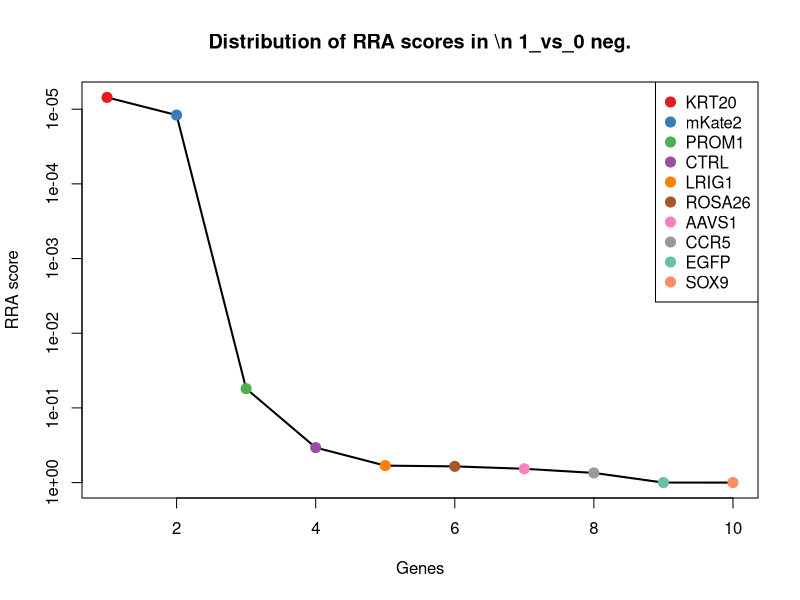
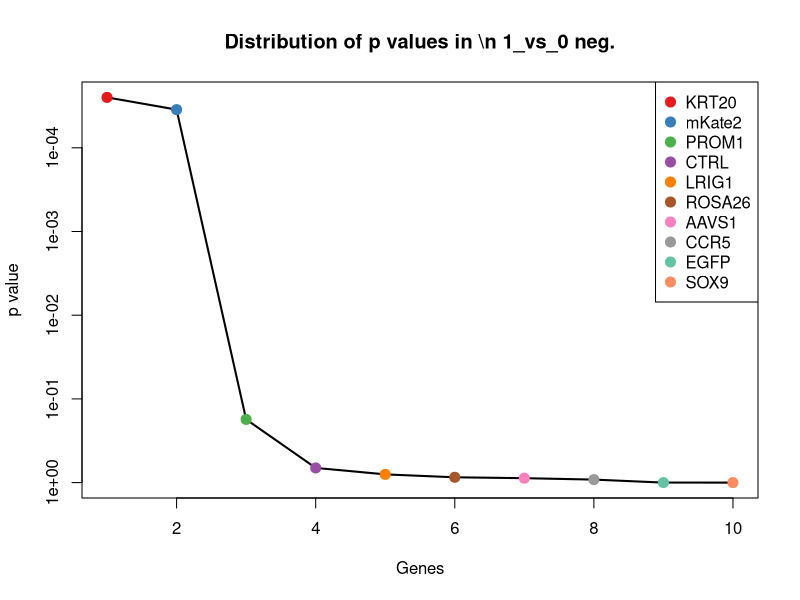
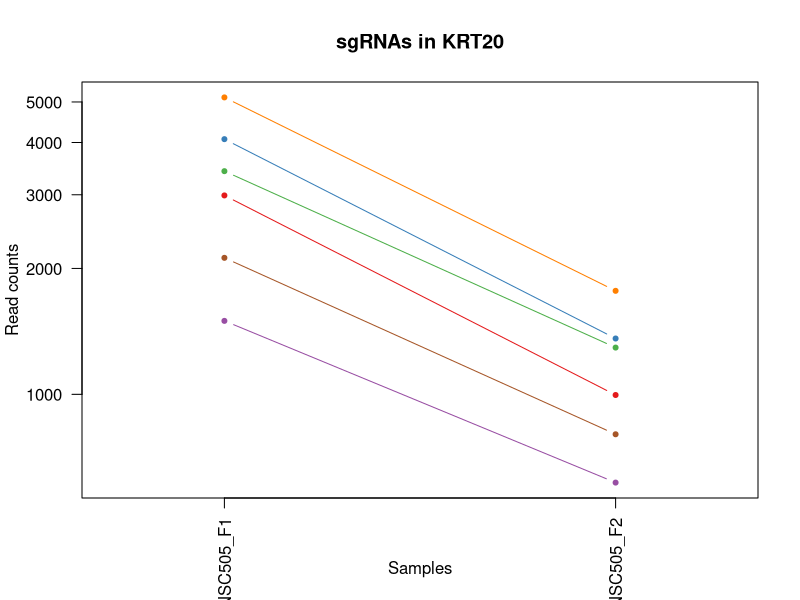
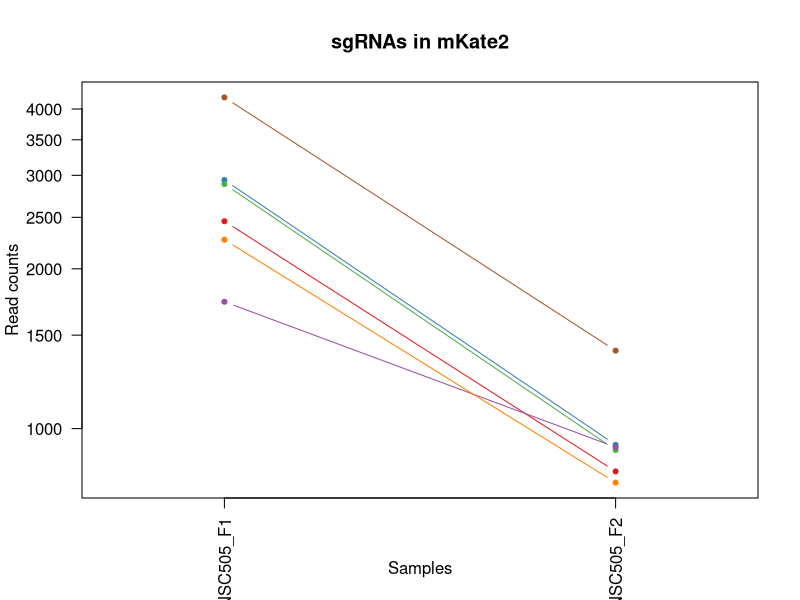
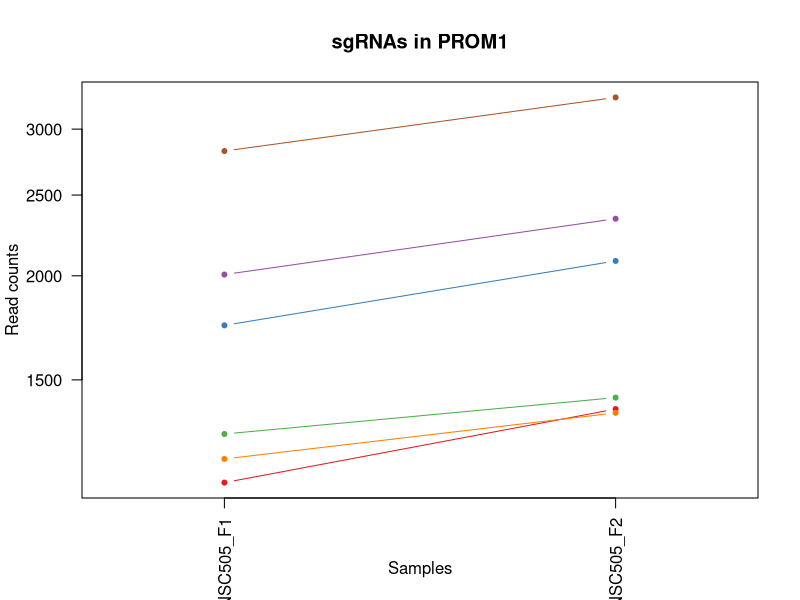
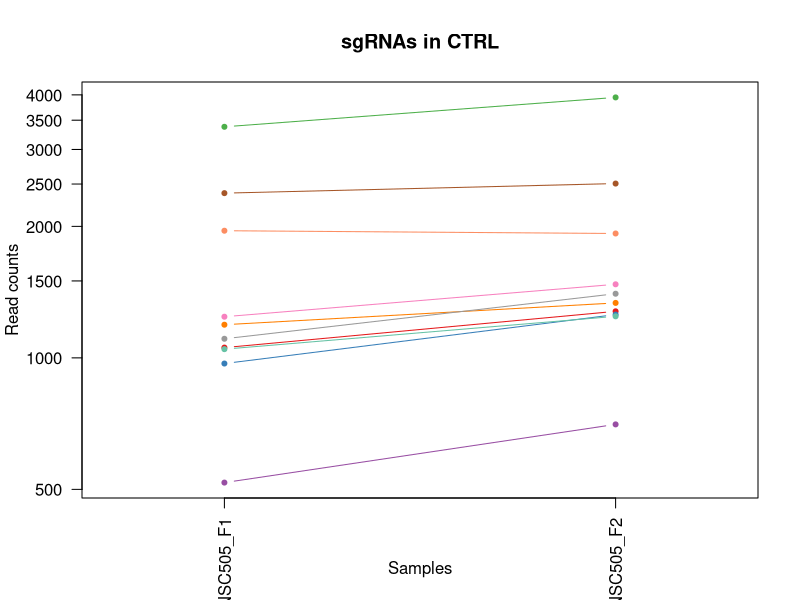
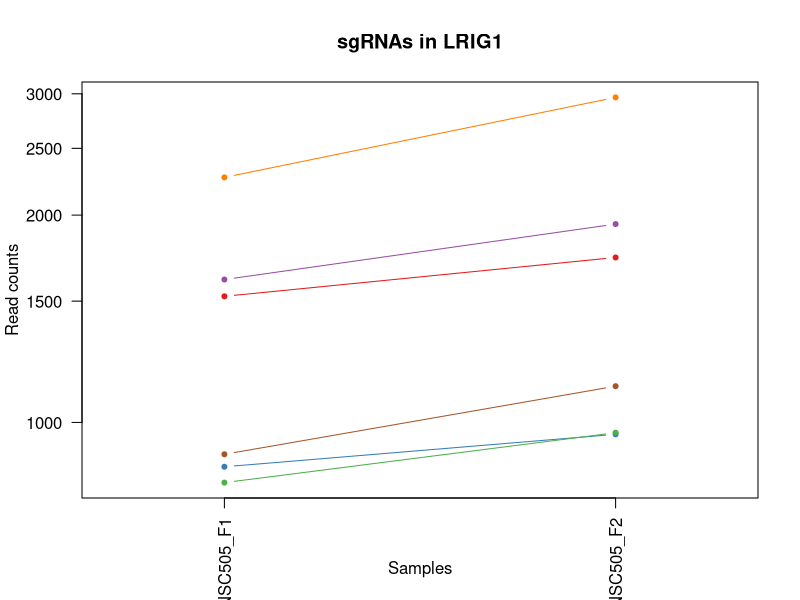
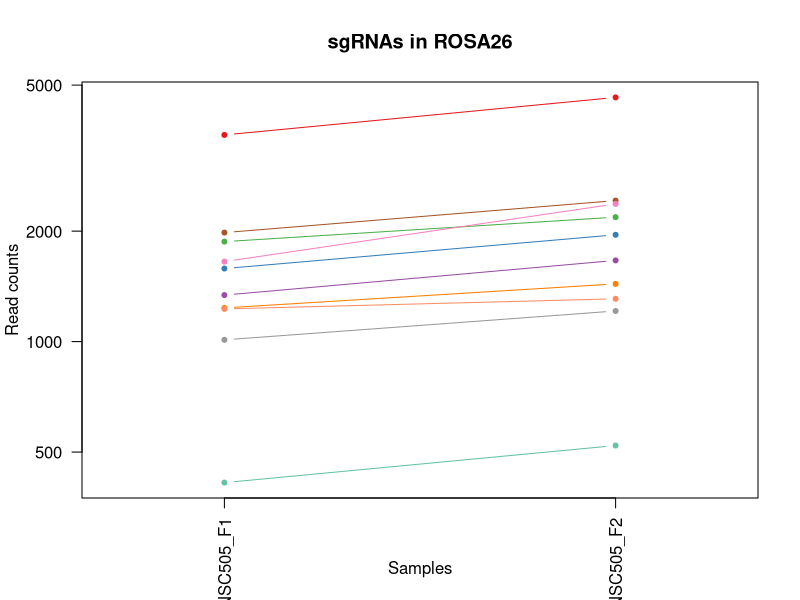

Recreate these plots in R, in order. (Note: this script raises an error after producing the figures.)
pdf(file='S5A_c0_t1.pdf',width=4.5,height=4.5);
gstable=read.table('S5A_c0_t1.gene_summary.txt',header=T)
# 
#
# parameters
# Do not modify the variables beginning with "__"

# gstablename='__GENE_SUMMARY_FILE__'
startindex=3
# outputfile='__OUTPUT_FILE__'
targetgenelist=c("KRT20","mKate2","PROM1","CTRL","LRIG1","ROSA26","AAVS1","CCR5","EGFP","SOX9")
# samplelabel=sub('.\\w+.\\w+$','',colnames(gstable)[startindex]);
samplelabel='1_vs_0 neg.'


# You need to write some codes in front of this code:
# gstable=read.table(gstablename,header=T)
# pdf(file=outputfile,width=6,height=6)


# set up color using RColorBrewer
#library(RColorBrewer)
#colors <- brewer.pal(length(targetgenelist), "Set1")

colors=c( "#E41A1C", "#377EB8", "#4DAF4A", "#984EA3", "#FF7F00",  "#A65628", "#F781BF",
          "#999999", "#66C2A5", "#FC8D62", "#8DA0CB", "#E78AC3", "#A6D854", "#FFD92F", "#E5C494", "#B3B3B3", 
          "#8DD3C7", "#FFFFB3", "#BEBADA", "#FB8072", "#80B1D3", "#FDB462", "#B3DE69", "#FCCDE5",
          "#D9D9D9", "#BC80BD", "#CCEBC5", "#FFED6F")

######
# function definition

plotrankedvalues<-function(val, tglist, ...){
  
  plot(val,log='y',ylim=c(max(val),min(val)),type='l',lwd=2, ...)
  if(length(tglist)>0){
    for(i in 1:length(tglist)){
      targetgene=tglist[i];
      tx=which(names(val)==targetgene);ty=val[targetgene];
      points(tx,ty,col=colors[(i %% length(colors)) ],cex=2,pch=20)
      # text(tx+50,ty,targetgene,col=colors[i])
    }
    legend('topright',tglist,pch=20,pt.cex = 2,cex=1,col=colors)
  }
}



plotrandvalues<-function(val,targetgenelist, ...){
  # choose the one with the best distance distribution
  
  mindiffvalue=0;
  randval=val;
  for(i in 1:20){
    randval0=sample(val)
    vindex=sort(which(names(randval0) %in% targetgenelist))
    if(max(vindex)>0.9*length(val)){
      # print('pass...')
      next;
    }
    mindiffind=min(diff(vindex));
    if (mindiffind > mindiffvalue){
      mindiffvalue=mindiffind;
      randval=randval0;
      # print(paste('Diff: ',mindiffvalue))
    }
  }
  plot(randval,log='y',ylim=c(max(randval),min(randval)),pch=20,col='grey', ...)
  
  if(length(targetgenelist)>0){
    for(i in 1:length(targetgenelist)){
      targetgene=targetgenelist[i];
      tx=which(names(randval)==targetgene);ty=randval[targetgene];
      points(tx,ty,col=colors[(i %% length(colors)) ],cex=2,pch=20)
      text(tx+50,ty,targetgene,col=colors[i])
    }
  }
  
}




# set.seed(1235)



pvec=gstable[,startindex]
names(pvec)=gstable[,'id']
pvec=sort(pvec);

plotrankedvalues(pvec,targetgenelist,xlab='Genes',ylab='RRA score',main=paste('Distribution of RRA scores in \\n',samplelabel))

# plotrandvalues(pvec,targetgenelist,xlab='Genes',ylab='RRA score',main=paste('Distribution of RRA scores in \\n',samplelabel))


pvec=gstable[,startindex+1]
names(pvec)=gstable[,'id']
pvec=sort(pvec);

plotrankedvalues(pvec,targetgenelist,xlab='Genes',ylab='p value',main=paste('Distribution of p values in \\n',samplelabel))

# plotrandvalues(pvec,targetgenelist,xlab='Genes',ylab='p value',main=paste('Distribution of p values in \\n',samplelabel))



# you need to write after this code:
# dev.off()






# parameters
# Do not modify the variables beginning with "__"
targetmat=list(c(2988.0117655164586,995.3053331364852),c(4073.5948171744926,1358.8351686525166),c(3415.284881128971,1292.550526279223),c(1497.389267157876,614.1686394900476),c(5126.310706093102,1766.8999982631046),c(2118.965315435806,801.6298937020182))
targetgene="KRT20"
collabel=c("S33_MNSC505_F1","S34_MNSC505_F2")

# set up color using RColorBrewer
#library(RColorBrewer)
#colors <- brewer.pal(length(targetgenelist), "Set1")

colors=c( "#E41A1C", "#377EB8", "#4DAF4A", "#984EA3", "#FF7F00",  "#A65628", "#F781BF",
          "#999999", "#66C2A5", "#FC8D62", "#8DA0CB", "#E78AC3", "#A6D854", "#FFD92F", "#E5C494", "#B3B3B3", 
          "#8DD3C7", "#FFFFB3", "#BEBADA", "#FB8072", "#80B1D3", "#FDB462", "#B3DE69", "#FCCDE5",
          "#D9D9D9", "#BC80BD", "#CCEBC5", "#FFED6F")


## code

targetmatvec=unlist(targetmat)+1
yrange=range(targetmatvec[targetmatvec>0]);
# yrange[1]=1; # set the minimum value to 1
for(i in 1:length(targetmat)){
  vali=targetmat[[i]]+1;
  if(i==1){
    plot(1:length(vali),vali,type='b',las=1,pch=20,main=paste('sgRNAs in',targetgene),ylab='Read counts',xlab='Samples',xlim=c(0.7,length(vali)+0.3),ylim = yrange,col=colors[(i %% length(colors))],xaxt='n',log='y')
    axis(1,at=1:length(vali),labels=(collabel),las=2)
    # lines(0:100,rep(1,101),col='black');
  }else{
    lines(1:length(vali),vali,type='b',pch=20,col=colors[(i %% length(colors))])
  }
}




# parameters
# Do not modify the variables beginning with "__"
targetmat=list(c(2457.3037554004654,829.5937272032514),c(2938.7110214073227,931.092085837357),c(2887.476914784103,910.3781350957029),c(1732.2928126190534,921.7708080036126),c(2267.8342290202563,790.2372207941083),c(4205.063468132189,1401.2987676729078))
targetgene="mKate2"
collabel=c("S33_MNSC505_F1","S34_MNSC505_F2")

# set up color using RColorBrewer
#library(RColorBrewer)
#colors <- brewer.pal(length(targetgenelist), "Set1")

colors=c( "#E41A1C", "#377EB8", "#4DAF4A", "#984EA3", "#FF7F00",  "#A65628", "#F781BF",
          "#999999", "#66C2A5", "#FC8D62", "#8DA0CB", "#E78AC3", "#A6D854", "#FFD92F", "#E5C494", "#B3B3B3", 
          "#8DD3C7", "#FFFFB3", "#BEBADA", "#FB8072", "#80B1D3", "#FDB462", "#B3DE69", "#FCCDE5",
          "#D9D9D9", "#BC80BD", "#CCEBC5", "#FFED6F")


## code

targetmatvec=unlist(targetmat)+1
yrange=range(targetmatvec[targetmatvec>0]);
# yrange[1]=1; # set the minimum value to 1
for(i in 1:length(targetmat)){
  vali=targetmat[[i]]+1;
  if(i==1){
    plot(1:length(vali),vali,type='b',las=1,pch=20,main=paste('sgRNAs in',targetgene),ylab='Read counts',xlab='Samples',xlim=c(0.7,length(vali)+0.3),ylim = yrange,col=colors[(i %% length(colors))],xaxt='n',log='y')
    axis(1,at=1:length(vali),labels=(collabel),las=2)
    # lines(0:100,rep(1,101),col='black');
  }else{
    lines(1:length(vali),vali,type='b',pch=20,col=colors[(i %% length(colors))])
  }
}




# parameters
# Do not modify the variables beginning with "__"
targetmat=list(c(1128.1170269678769,1382.6562120054189),c(1742.926306446514,2082.7877470733315),c(1290.519478150913,1427.1912060999755),c(2005.863608361906,2340.6764338069265),c(1204.4848462741854,1368.156446486261),c(2822.7092705622968,3273.839914718449))
targetgene="PROM1"
collabel=c("S33_MNSC505_F1","S34_MNSC505_F2")

# set up color using RColorBrewer
#library(RColorBrewer)
#colors <- brewer.pal(length(targetgenelist), "Set1")

colors=c( "#E41A1C", "#377EB8", "#4DAF4A", "#984EA3", "#FF7F00",  "#A65628", "#F781BF",
          "#999999", "#66C2A5", "#FC8D62", "#8DA0CB", "#E78AC3", "#A6D854", "#FFD92F", "#E5C494", "#B3B3B3", 
          "#8DD3C7", "#FFFFB3", "#BEBADA", "#FB8072", "#80B1D3", "#FDB462", "#B3DE69", "#FCCDE5",
          "#D9D9D9", "#BC80BD", "#CCEBC5", "#FFED6F")


## code

targetmatvec=unlist(targetmat)+1
yrange=range(targetmatvec[targetmatvec>0]);
# yrange[1]=1; # set the minimum value to 1
for(i in 1:length(targetmat)){
  vali=targetmat[[i]]+1;
  if(i==1){
    plot(1:length(vali),vali,type='b',las=1,pch=20,main=paste('sgRNAs in',targetgene),ylab='Read counts',xlab='Samples',xlim=c(0.7,length(vali)+0.3),ylim = yrange,col=colors[(i %% length(colors))],xaxt='n',log='y')
    axis(1,at=1:length(vali),labels=(collabel),las=2)
    # lines(0:100,rep(1,101),col='black');
  }else{
    lines(1:length(vali),vali,type='b',pch=20,col=colors[(i %% length(colors))])
  }
}




# parameters
# Do not modify the variables beginning with "__"
targetmat=list(c(1054.6492514326937,1277.0150632229825),c(969.581300813008,1255.2654149442455),c(3379.517674618421,3946.0076162851283),c(517.1744725174071,703.2386276791607),c(1189.9846274185572,1335.0141252996143),c(2381.9026173511984,2505.3523422030776),c(1241.218734041777,1472.761897731615),c(1104.9166767988715,1401.2987676729078),c(1045.9491201193168,1243.8727420363357),c(1953.6628204816445,1925.3617214367594))
targetgene="CTRL"
collabel=c("S33_MNSC505_F1","S34_MNSC505_F2")

# set up color using RColorBrewer
#library(RColorBrewer)
#colors <- brewer.pal(length(targetgenelist), "Set1")

colors=c( "#E41A1C", "#377EB8", "#4DAF4A", "#984EA3", "#FF7F00",  "#A65628", "#F781BF",
          "#999999", "#66C2A5", "#FC8D62", "#8DA0CB", "#E78AC3", "#A6D854", "#FFD92F", "#E5C494", "#B3B3B3", 
          "#8DD3C7", "#FFFFB3", "#BEBADA", "#FB8072", "#80B1D3", "#FDB462", "#B3DE69", "#FCCDE5",
          "#D9D9D9", "#BC80BD", "#CCEBC5", "#FFED6F")


## code

targetmatvec=unlist(targetmat)+1
yrange=range(targetmatvec[targetmatvec>0]);
# yrange[1]=1; # set the minimum value to 1
for(i in 1:length(targetmat)){
  vali=targetmat[[i]]+1;
  if(i==1){
    plot(1:length(vali),vali,type='b',las=1,pch=20,main=paste('sgRNAs in',targetgene),ylab='Read counts',xlab='Samples',xlim=c(0.7,length(vali)+0.3),ylim = yrange,col=colors[(i %% length(colors))],xaxt='n',log='y')
    axis(1,at=1:length(vali),labels=(collabel),las=2)
    # lines(0:100,rep(1,101),col='black');
  }else{
    lines(1:length(vali),vali,type='b',pch=20,col=colors[(i %% length(colors))])
  }
}




# parameters
# Do not modify the variables beginning with "__"
targetmat=list(c(1523.4896610980068,1734.7933746135407),c(861.3130000243173,960.0916168756729),c(816.8456622003906,965.2701045610866),c(1611.457655488818,1939.8614869559174),c(2267.8342290202563,2963.1306535936355),c(898.0468877919088,1127.874617883072))
targetgene="LRIG1"
collabel=c("S33_MNSC505_F1","S34_MNSC505_F2")

# set up color using RColorBrewer
#library(RColorBrewer)
#colors <- brewer.pal(length(targetgenelist), "Set1")

colors=c( "#E41A1C", "#377EB8", "#4DAF4A", "#984EA3", "#FF7F00",  "#A65628", "#F781BF",
          "#999999", "#66C2A5", "#FC8D62", "#8DA0CB", "#E78AC3", "#A6D854", "#FFD92F", "#E5C494", "#B3B3B3", 
          "#8DD3C7", "#FFFFB3", "#BEBADA", "#FB8072", "#80B1D3", "#FDB462", "#B3DE69", "#FCCDE5",
          "#D9D9D9", "#BC80BD", "#CCEBC5", "#FFED6F")


## code

targetmatvec=unlist(targetmat)+1
yrange=range(targetmatvec[targetmatvec>0]);
# yrange[1]=1; # set the minimum value to 1
for(i in 1:length(targetmat)){
  vali=targetmat[[i]]+1;
  if(i==1){
    plot(1:length(vali),vali,type='b',las=1,pch=20,main=paste('sgRNAs in',targetgene),ylab='Read counts',xlab='Samples',xlim=c(0.7,length(vali)+0.3),ylim = yrange,col=colors[(i %% length(colors))],xaxt='n',log='y')
    axis(1,at=1:length(vali),labels=(collabel),las=2)
    # lines(0:100,rep(1,101),col='black');
  }else{
    lines(1:length(vali),vali,type='b',pch=20,col=colors[(i %% length(colors))])
  }
}




# parameters
# Do not modify the variables beginning with "__"
targetmat=list(c(3656.9551953894415,4627.496595685552),c(1580.5238552634778,1953.3255549379926),c(1871.4949136330845,2182.214710633272),c(1337.8868597459652,1663.3302445548336),c(1234.451965242484,1435.4767863966372),c(1980.7298956788172,2421.460841699378),c(1651.0915870275353,2371.7473599194077),c(1010.1819136087672,1210.730420849689),c(411.8062154998419,519.9201636155209),c(1226.7185151861488,1307.050291798381))
targetgene="ROSA26"
collabel=c("S33_MNSC505_F1","S34_MNSC505_F2")

# set up color using RColorBrewer
#library(RColorBrewer)
#colors <- brewer.pal(length(targetgenelist), "Set1")

colors=c( "#E41A1C", "#377EB8", "#4DAF4A", "#984EA3", "#FF7F00",  "#A65628", "#F781BF",
          "#999999", "#66C2A5", "#FC8D62", "#8DA0CB", "#E78AC3", "#A6D854", "#FFD92F", "#E5C494", "#B3B3B3", 
          "#8DD3C7", "#FFFFB3", "#BEBADA", "#FB8072", "#80B1D3", "#FDB462", "#B3DE69", "#FCCDE5",
          "#D9D9D9", "#BC80BD", "#CCEBC5", "#FFED6F")


## code

targetmatvec=unlist(targetmat)+1
yrange=range(targetmatvec[targetmatvec>0]);
# yrange[1]=1; # set the minimum value to 1
for(i in 1:length(targetmat)){
  vali=targetmat[[i]]+1;
  if(i==1){
    plot(1:length(vali),vali,type='b',las=1,pch=20,main=paste('sgRNAs in',targetgene),ylab='Read counts',xlab='Samples',xlim=c(0.7,length(vali)+0.3),ylim = yrange,col=colors[(i %% length(colors))],xaxt='n',log='y')
    axis(1,at=1:length(vali),labels=(collabel),las=2)
    # lines(0:100,rep(1,101),col='black');
  }else{
    lines(1:length(vali),vali,type='b',pch=20,col=colors[(i %% length(colors))])
  }
}




# parameters
# Do not modify the variables beginning with "__"
targetmat=list(c(1557.3235050944727,1717.1865164831345),c(1297.2862469502063,1500.725731232848),c(1023.7154512073536,1296.693316427554),c(575.17534793992,795.415708479522),c(1058.5159764608613,1362.9779588008475),c(536.5080976582448,542.7055094313405),c(867.1130875665685,1065.7327656581094),c(1741.9596251894723,2077.609259387918),c(499.77420989065325,595.5260838225587),c(597.4090168518834,705.310022753326))
targetgene="AAVS1"
collabel=c("S33_MNSC505_F1","S34_MNSC505_F2")

# set up color using RColorBrewer
#library(RColorBrewer)
#colors <- brewer.pal(length(targetgenelist), "Set1")

colors=c( "#E41A1C", "#377EB8", "#4DAF4A", "#984EA3", "#FF7F00",  "#A65628", "#F781BF",
          "#999999", "#66C2A5", "#FC8D62", "#8DA0CB", "#E78AC3", "#A6D854", "#FFD92F", "#E5C494", "#B3B3B3", 
          "#8DD3C7", "#FFFFB3", "#BEBADA", "#FB8072", "#80B1D3", "#FDB462", "#B3DE69", "#FCCDE5",
          "#D9D9D9", "#BC80BD", "#CCEBC5", "#FFED6F")


## code

targetmatvec=unlist(targetmat)+1
yrange=range(targetmatvec[targetmatvec>0]);
# yrange[1]=1; # set the minimum value to 1
for(i in 1:length(targetmat)){
  vali=targetmat[[i]]+1;
  if(i==1){
    plot(1:length(vali),vali,type='b',las=1,pch=20,main=paste('sgRNAs in',targetgene),ylab='Read counts',xlab='Samples',xlim=c(0.7,length(vali)+0.3),ylim = yrange,col=colors[(i %% length(colors))],xaxt='n',log='y')
    axis(1,at=1:length(vali),labels=(collabel),las=2)
    # lines(0:100,rep(1,101),col='black');
  }else{
    lines(1:length(vali),vali,type='b',pch=20,col=colors[(i %% length(colors))])
  }
}




# parameters
# Do not modify the variables beginning with "__"
targetmat=list(c(855.512912482066,1117.517642512245),c(1465.4887856754938,1866.326961823045),c(814.9122996863069,954.9131291902594),c(641.8763546758099,855.4861656303192),c(1015.9820011510185,1123.7318277347413),c(1245.0854590699446,1439.6195765449681),c(1905.3287576295504,2372.7830574564905),c(1242.185415298819,1544.225027790322),c(796.5453558025112,827.522332129086),c(1149.3840146227983,1358.8351686525166))
targetgene="CCR5"
collabel=c("S33_MNSC505_F1","S34_MNSC505_F2")

# set up color using RColorBrewer
#library(RColorBrewer)
#colors <- brewer.pal(length(targetgenelist), "Set1")

colors=c( "#E41A1C", "#377EB8", "#4DAF4A", "#984EA3", "#FF7F00",  "#A65628", "#F781BF",
          "#999999", "#66C2A5", "#FC8D62", "#8DA0CB", "#E78AC3", "#A6D854", "#FFD92F", "#E5C494", "#B3B3B3", 
          "#8DD3C7", "#FFFFB3", "#BEBADA", "#FB8072", "#80B1D3", "#FDB462", "#B3DE69", "#FCCDE5",
          "#D9D9D9", "#BC80BD", "#CCEBC5", "#FFED6F")


## code

targetmatvec=unlist(targetmat)+1
yrange=range(targetmatvec[targetmatvec>0]);
# yrange[1]=1; # set the minimum value to 1
for(i in 1:length(targetmat)){
  vali=targetmat[[i]]+1;
  if(i==1){
    plot(1:length(vali),vali,type='b',las=1,pch=20,main=paste('sgRNAs in',targetgene),ylab='Read counts',xlab='Samples',xlim=c(0.7,length(vali)+0.3),ylim = yrange,col=colors[(i %% length(colors))],xaxt='n',log='y')
    axis(1,at=1:length(vali),labels=(collabel),las=2)
    # lines(0:100,rep(1,101),col='black');
  }else{
    lines(1:length(vali),vali,type='b',pch=20,col=colors[(i %% length(colors))])
  }
}




# parameters
# Do not modify the variables beginning with "__"
targetmat=list(c(1308.8864220347089,1729.6148869281271),c(1505.122717214211,2161.5007598916177),c(827.4791560278513,1261.4796001667419),c(906.7470191052857,1234.5514642025914),c(1320.4865971192114,1815.577782505992),c(1669.458530911331,2258.8563283773924))
targetgene="EGFP"
collabel=c("S33_MNSC505_F1","S34_MNSC505_F2")

# set up color using RColorBrewer
#library(RColorBrewer)
#colors <- brewer.pal(length(targetgenelist), "Set1")

colors=c( "#E41A1C", "#377EB8", "#4DAF4A", "#984EA3", "#FF7F00",  "#A65628", "#F781BF",
          "#999999", "#66C2A5", "#FC8D62", "#8DA0CB", "#E78AC3", "#A6D854", "#FFD92F", "#E5C494", "#B3B3B3", 
          "#8DD3C7", "#FFFFB3", "#BEBADA", "#FB8072", "#80B1D3", "#FDB462", "#B3DE69", "#FCCDE5",
          "#D9D9D9", "#BC80BD", "#CCEBC5", "#FFED6F")


## code

targetmatvec=unlist(targetmat)+1
yrange=range(targetmatvec[targetmatvec>0]);
# yrange[1]=1; # set the minimum value to 1
for(i in 1:length(targetmat)){
  vali=targetmat[[i]]+1;
  if(i==1){
    plot(1:length(vali),vali,type='b',las=1,pch=20,main=paste('sgRNAs in',targetgene),ylab='Read counts',xlab='Samples',xlim=c(0.7,length(vali)+0.3),ylim = yrange,col=colors[(i %% length(colors))],xaxt='n',log='y')
    axis(1,at=1:length(vali),labels=(collabel),las=2)
    # lines(0:100,rep(1,101),col='black');
  }else{
    lines(1:length(vali),vali,type='b',pch=20,col=colors[(i %% length(colors))])
  }
}




# parameters
# Do not modify the variables beginning with "__"
targetmat=list(c(997.6150572672227,2265.0705135998887),c(785.9118619750504,2048.609728349602),c(719.2108552391605,1265.6223903150726),c(597.4090168518834,1316.3715696321256),c(1113.6168081122487,2345.85492149234),c(1937.2292391119324,3496.5148851912318))
targetgene="SOX9"
collabel=c("S33_MNSC505_F1","S34_MNSC505_F2")

# set up color using RColorBrewer
#library(RColorBrewer)
#colors <- brewer.pal(length(targetgenelist), "Set1")

colors=c( "#E41A1C", "#377EB8", "#4DAF4A", "#984EA3", "#FF7F00",  "#A65628", "#F781BF",
          "#999999", "#66C2A5", "#FC8D62", "#8DA0CB", "#E78AC3", "#A6D854", "#FFD92F", "#E5C494", "#B3B3B3", 
          "#8DD3C7", "#FFFFB3", "#BEBADA", "#FB8072", "#80B1D3", "#FDB462", "#B3DE69", "#FCCDE5",
          "#D9D9D9", "#BC80BD", "#CCEBC5", "#FFED6F")


## code

targetmatvec=unlist(targetmat)+1
yrange=range(targetmatvec[targetmatvec>0]);
# yrange[1]=1; # set the minimum value to 1
for(i in 1:length(targetmat)){
  vali=targetmat[[i]]+1;
  if(i==1){
    plot(1:length(vali),vali,type='b',las=1,pch=20,main=paste('sgRNAs in',targetgene),ylab='Read counts',xlab='Samples',xlim=c(0.7,length(vali)+0.3),ylim = yrange,col=colors[(i %% length(colors))],xaxt='n',log='y')
    axis(1,at=1:length(vali),labels=(collabel),las=2)
    # lines(0:100,rep(1,101),col='black');
  }else{
    lines(1:length(vali),vali,type='b',pch=20,col=colors[(i %% length(colors))])
  }
}



# 
#
# parameters
# Do not modify the variables beginning with "__"

# gstablename='__GENE_SUMMARY_FILE__'
startindex=9
# outputfile='__OUTPUT_FILE__'
targetgenelist=c("SOX9","EGFP","AAVS1","CTRL","CCR5","ROSA26","LRIG1","PROM1","mKate2","KRT20")
# samplelabel=sub('.\\w+.\\w+$','',colnames(gstable)[startindex]);
samplelabel='1_vs_0 pos.'


# You need to write some codes in front of this code:
# gstable=read.table(gstablename,header=T)
# pdf(file=outputfile,width=6,height=6)


# set up color using RColorBrewer
#library(RColorBrewer)
#colors <- brewer.pal(length(targetgenelist), "Set1")

colors=c( "#E41A1C", "#377EB8", "#4DAF4A", "#984EA3", "#FF7F00",  "#A65628", "#F781BF",
          "#999999", "#66C2A5", "#FC8D62", "#8DA0CB", "#E78AC3", "#A6D854", "#FFD92F", "#E5C494", "#B3B3B3", 
          "#8DD3C7", "#FFFFB3", "#BEBADA", "#FB8072", "#80B1D3", "#FDB462", "#B3DE69", "#FCCDE5",
          "#D9D9D9", "#BC80BD", "#CCEBC5", "#FFED6F")

######
# function definition

plotrankedvalues<-function(val, tglist, ...){
  
  plot(val,log='y',ylim=c(max(val),min(val)),type='l',lwd=2, ...)
  if(length(tglist)>0){
    for(i in 1:length(tglist)){
      targetgene=tglist[i];
      tx=which(names(val)==targetgene);ty=val[targetgene];
      points(tx,ty,col=colors[(i %% length(colors)) ],cex=2,pch=20)
      # text(tx+50,ty,targetgene,col=colors[i])
    }
    legend('topright',tglist,pch=20,pt.cex = 2,cex=1,col=colors)
  }
}



plotrandvalues<-function(val,targetgenelist, ...){
  # choose the one with the best distance distribution
  
  mindiffvalue=0;
  randval=val;
  for(i in 1:20){
    randval0=sample(val)
    vindex=sort(which(names(randval0) %in% targetgenelist))
    if(max(vindex)>0.9*length(val)){
      # print('pass...')
      next;
    }
    mindiffind=min(diff(vindex));
    if (mindiffind > mindiffvalue){
      mindiffvalue=mindiffind;
      randval=randval0;
      # print(paste('Diff: ',mindiffvalue))
    }
  }
  plot(randval,log='y',ylim=c(max(randval),min(randval)),pch=20,col='grey', ...)
  
  if(length(targetgenelist)>0){
    for(i in 1:length(targetgenelist)){
      targetgene=targetgenelist[i];
      tx=which(names(randval)==targetgene);ty=randval[targetgene];
      points(tx,ty,col=colors[(i %% length(colors)) ],cex=2,pch=20)
      text(tx+50,ty,targetgene,col=colors[i])
    }
  }
  
}




# set.seed(1235)



pvec=gstable[,startindex]
names(pvec)=gstable[,'id']
pvec=sort(pvec);

plotrankedvalues(pvec,targetgenelist,xlab='Genes',ylab='RRA score',main=paste('Distribution of RRA scores in \\n',samplelabel))

# plotrandvalues(pvec,targetgenelist,xlab='Genes',ylab='RRA score',main=paste('Distribution of RRA scores in \\n',samplelabel))


pvec=gstable[,startindex+1]
names(pvec)=gstable[,'id']
pvec=sort(pvec);

plotrankedvalues(pvec,targetgenelist,xlab='Genes',ylab='p value',main=paste('Distribution of p values in \\n',samplelabel))

# plotrandvalues(pvec,targetgenelist,xlab='Genes',ylab='p value',main=paste('Distribution of p values in \\n',samplelabel))



# you need to write after this code:
# dev.off()






# parameters
# Do not modify the variables beginning with "__"
targetmat=list(c(997.6150572672227,2265.0705135998887),c(785.9118619750504,2048.609728349602),c(719.2108552391605,1265.6223903150726),c(597.4090168518834,1316.3715696321256),c(1113.6168081122487,2345.85492149234),c(1937.2292391119324,3496.5148851912318))
targetgene="SOX9"
collabel=c("S33_MNSC505_F1","S34_MNSC505_F2")

# set up color using RColorBrewer
#library(RColorBrewer)
#colors <- brewer.pal(length(targetgenelist), "Set1")

colors=c( "#E41A1C", "#377EB8", "#4DAF4A", "#984EA3", "#FF7F00",  "#A65628", "#F781BF",
          "#999999", "#66C2A5", "#FC8D62", "#8DA0CB", "#E78AC3", "#A6D854", "#FFD92F", "#E5C494", "#B3B3B3", 
          "#8DD3C7", "#FFFFB3", "#BEBADA", "#FB8072", "#80B1D3", "#FDB462", "#B3DE69", "#FCCDE5",
          "#D9D9D9", "#BC80BD", "#CCEBC5", "#FFED6F")


## code

targetmatvec=unlist(targetmat)+1
yrange=range(targetmatvec[targetmatvec>0]);
# yrange[1]=1; # set the minimum value to 1
for(i in 1:length(targetmat)){
  vali=targetmat[[i]]+1;
  if(i==1){
    plot(1:length(vali),vali,type='b',las=1,pch=20,main=paste('sgRNAs in',targetgene),ylab='Read counts',xlab='Samples',xlim=c(0.7,length(vali)+0.3),ylim = yrange,col=colors[(i %% length(colors))],xaxt='n',log='y')
    axis(1,at=1:length(vali),labels=(collabel),las=2)
    # lines(0:100,rep(1,101),col='black');
  }else{
    lines(1:length(vali),vali,type='b',pch=20,col=colors[(i %% length(colors))])
  }
}




# parameters
# Do not modify the variables beginning with "__"
targetmat=list(c(1308.8864220347089,1729.6148869281271),c(1505.122717214211,2161.5007598916177),c(827.4791560278513,1261.4796001667419),c(906.7470191052857,1234.5514642025914),c(1320.4865971192114,1815.577782505992),c(1669.458530911331,2258.8563283773924))
targetgene="EGFP"
collabel=c("S33_MNSC505_F1","S34_MNSC505_F2")

# set up color using RColorBrewer
#library(RColorBrewer)
#colors <- brewer.pal(length(targetgenelist), "Set1")

colors=c( "#E41A1C", "#377EB8", "#4DAF4A", "#984EA3", "#FF7F00",  "#A65628", "#F781BF",
          "#999999", "#66C2A5", "#FC8D62", "#8DA0CB", "#E78AC3", "#A6D854", "#FFD92F", "#E5C494", "#B3B3B3", 
          "#8DD3C7", "#FFFFB3", "#BEBADA", "#FB8072", "#80B1D3", "#FDB462", "#B3DE69", "#FCCDE5",
          "#D9D9D9", "#BC80BD", "#CCEBC5", "#FFED6F")


## code

targetmatvec=unlist(targetmat)+1
yrange=range(targetmatvec[targetmatvec>0]);
# yrange[1]=1; # set the minimum value to 1
for(i in 1:length(targetmat)){
  vali=targetmat[[i]]+1;
  if(i==1){
    plot(1:length(vali),vali,type='b',las=1,pch=20,main=paste('sgRNAs in',targetgene),ylab='Read counts',xlab='Samples',xlim=c(0.7,length(vali)+0.3),ylim = yrange,col=colors[(i %% length(colors))],xaxt='n',log='y')
    axis(1,at=1:length(vali),labels=(collabel),las=2)
    # lines(0:100,rep(1,101),col='black');
  }else{
    lines(1:length(vali),vali,type='b',pch=20,col=colors[(i %% length(colors))])
  }
}




# parameters
# Do not modify the variables beginning with "__"
targetmat=list(c(1557.3235050944727,1717.1865164831345),c(1297.2862469502063,1500.725731232848),c(1023.7154512073536,1296.693316427554),c(575.17534793992,795.415708479522),c(1058.5159764608613,1362.9779588008475),c(536.5080976582448,542.7055094313405),c(867.1130875665685,1065.7327656581094),c(1741.9596251894723,2077.609259387918),c(499.77420989065325,595.5260838225587),c(597.4090168518834,705.310022753326))
targetgene="AAVS1"
collabel=c("S33_MNSC505_F1","S34_MNSC505_F2")

# set up color using RColorBrewer
#library(RColorBrewer)
#colors <- brewer.pal(length(targetgenelist), "Set1")

colors=c( "#E41A1C", "#377EB8", "#4DAF4A", "#984EA3", "#FF7F00",  "#A65628", "#F781BF",
          "#999999", "#66C2A5", "#FC8D62", "#8DA0CB", "#E78AC3", "#A6D854", "#FFD92F", "#E5C494", "#B3B3B3", 
          "#8DD3C7", "#FFFFB3", "#BEBADA", "#FB8072", "#80B1D3", "#FDB462", "#B3DE69", "#FCCDE5",
          "#D9D9D9", "#BC80BD", "#CCEBC5", "#FFED6F")


## code

targetmatvec=unlist(targetmat)+1
yrange=range(targetmatvec[targetmatvec>0]);
# yrange[1]=1; # set the minimum value to 1
for(i in 1:length(targetmat)){
  vali=targetmat[[i]]+1;
  if(i==1){
    plot(1:length(vali),vali,type='b',las=1,pch=20,main=paste('sgRNAs in',targetgene),ylab='Read counts',xlab='Samples',xlim=c(0.7,length(vali)+0.3),ylim = yrange,col=colors[(i %% length(colors))],xaxt='n',log='y')
    axis(1,at=1:length(vali),labels=(collabel),las=2)
    # lines(0:100,rep(1,101),col='black');
  }else{
    lines(1:length(vali),vali,type='b',pch=20,col=colors[(i %% length(colors))])
  }
}




# parameters
# Do not modify the variables beginning with "__"
targetmat=list(c(1054.6492514326937,1277.0150632229825),c(969.581300813008,1255.2654149442455),c(3379.517674618421,3946.0076162851283),c(517.1744725174071,703.2386276791607),c(1189.9846274185572,1335.0141252996143),c(2381.9026173511984,2505.3523422030776),c(1241.218734041777,1472.761897731615),c(1104.9166767988715,1401.2987676729078),c(1045.9491201193168,1243.8727420363357),c(1953.6628204816445,1925.3617214367594))
targetgene="CTRL"
collabel=c("S33_MNSC505_F1","S34_MNSC505_F2")

# set up color using RColorBrewer
#library(RColorBrewer)
#colors <- brewer.pal(length(targetgenelist), "Set1")

colors=c( "#E41A1C", "#377EB8", "#4DAF4A", "#984EA3", "#FF7F00",  "#A65628", "#F781BF",
          "#999999", "#66C2A5", "#FC8D62", "#8DA0CB", "#E78AC3", "#A6D854", "#FFD92F", "#E5C494", "#B3B3B3", 
          "#8DD3C7", "#FFFFB3", "#BEBADA", "#FB8072", "#80B1D3", "#FDB462", "#B3DE69", "#FCCDE5",
          "#D9D9D9", "#BC80BD", "#CCEBC5", "#FFED6F")


## code

targetmatvec=unlist(targetmat)+1
yrange=range(targetmatvec[targetmatvec>0]);
# yrange[1]=1; # set the minimum value to 1
for(i in 1:length(targetmat)){
  vali=targetmat[[i]]+1;
  if(i==1){
    plot(1:length(vali),vali,type='b',las=1,pch=20,main=paste('sgRNAs in',targetgene),ylab='Read counts',xlab='Samples',xlim=c(0.7,length(vali)+0.3),ylim = yrange,col=colors[(i %% length(colors))],xaxt='n',log='y')
    axis(1,at=1:length(vali),labels=(collabel),las=2)
    # lines(0:100,rep(1,101),col='black');
  }else{
    lines(1:length(vali),vali,type='b',pch=20,col=colors[(i %% length(colors))])
  }
}




# parameters
# Do not modify the variables beginning with "__"
targetmat=list(c(855.512912482066,1117.517642512245),c(1465.4887856754938,1866.326961823045),c(814.9122996863069,954.9131291902594),c(641.8763546758099,855.4861656303192),c(1015.9820011510185,1123.7318277347413),c(1245.0854590699446,1439.6195765449681),c(1905.3287576295504,2372.7830574564905),c(1242.185415298819,1544.225027790322),c(796.5453558025112,827.522332129086),c(1149.3840146227983,1358.8351686525166))
targetgene="CCR5"
collabel=c("S33_MNSC505_F1","S34_MNSC505_F2")

# set up color using RColorBrewer
#library(RColorBrewer)
#colors <- brewer.pal(length(targetgenelist), "Set1")

colors=c( "#E41A1C", "#377EB8", "#4DAF4A", "#984EA3", "#FF7F00",  "#A65628", "#F781BF",
          "#999999", "#66C2A5", "#FC8D62", "#8DA0CB", "#E78AC3", "#A6D854", "#FFD92F", "#E5C494", "#B3B3B3", 
          "#8DD3C7", "#FFFFB3", "#BEBADA", "#FB8072", "#80B1D3", "#FDB462", "#B3DE69", "#FCCDE5",
          "#D9D9D9", "#BC80BD", "#CCEBC5", "#FFED6F")


## code

targetmatvec=unlist(targetmat)+1
yrange=range(targetmatvec[targetmatvec>0]);
# yrange[1]=1; # set the minimum value to 1
for(i in 1:length(targetmat)){
  vali=targetmat[[i]]+1;
  if(i==1){
    plot(1:length(vali),vali,type='b',las=1,pch=20,main=paste('sgRNAs in',targetgene),ylab='Read counts',xlab='Samples',xlim=c(0.7,length(vali)+0.3),ylim = yrange,col=colors[(i %% length(colors))],xaxt='n',log='y')
    axis(1,at=1:length(vali),labels=(collabel),las=2)
    # lines(0:100,rep(1,101),col='black');
  }else{
    lines(1:length(vali),vali,type='b',pch=20,col=colors[(i %% length(colors))])
  }
}




# parameters
# Do not modify the variables beginning with "__"
targetmat=list(c(3656.9551953894415,4627.496595685552),c(1580.5238552634778,1953.3255549379926),c(1871.4949136330845,2182.214710633272),c(1337.8868597459652,1663.3302445548336),c(1234.451965242484,1435.4767863966372),c(1980.7298956788172,2421.460841699378),c(1651.0915870275353,2371.7473599194077),c(1010.1819136087672,1210.730420849689),c(411.8062154998419,519.9201636155209),c(1226.7185151861488,1307.050291798381))
targetgene="ROSA26"
collabel=c("S33_MNSC505_F1","S34_MNSC505_F2")

# set up color using RColorBrewer
#library(RColorBrewer)
#colors <- brewer.pal(length(targetgenelist), "Set1")

colors=c( "#E41A1C", "#377EB8", "#4DAF4A", "#984EA3", "#FF7F00",  "#A65628", "#F781BF",
          "#999999", "#66C2A5", "#FC8D62", "#8DA0CB", "#E78AC3", "#A6D854", "#FFD92F", "#E5C494", "#B3B3B3", 
          "#8DD3C7", "#FFFFB3", "#BEBADA", "#FB8072", "#80B1D3", "#FDB462", "#B3DE69", "#FCCDE5",
          "#D9D9D9", "#BC80BD", "#CCEBC5", "#FFED6F")


## code

targetmatvec=unlist(targetmat)+1
yrange=range(targetmatvec[targetmatvec>0]);
# yrange[1]=1; # set the minimum value to 1
for(i in 1:length(targetmat)){
  vali=targetmat[[i]]+1;
  if(i==1){
    plot(1:length(vali),vali,type='b',las=1,pch=20,main=paste('sgRNAs in',targetgene),ylab='Read counts',xlab='Samples',xlim=c(0.7,length(vali)+0.3),ylim = yrange,col=colors[(i %% length(colors))],xaxt='n',log='y')
    axis(1,at=1:length(vali),labels=(collabel),las=2)
    # lines(0:100,rep(1,101),col='black');
  }else{
    lines(1:length(vali),vali,type='b',pch=20,col=colors[(i %% length(colors))])
  }
}




# parameters
# Do not modify the variables beginning with "__"
targetmat=list(c(1523.4896610980068,1734.7933746135407),c(861.3130000243173,960.0916168756729),c(816.8456622003906,965.2701045610866),c(1611.457655488818,1939.8614869559174),c(2267.8342290202563,2963.1306535936355),c(898.0468877919088,1127.874617883072))
targetgene="LRIG1"
collabel=c("S33_MNSC505_F1","S34_MNSC505_F2")

# set up color using RColorBrewer
#library(RColorBrewer)
#colors <- brewer.pal(length(targetgenelist), "Set1")

colors=c( "#E41A1C", "#377EB8", "#4DAF4A", "#984EA3", "#FF7F00",  "#A65628", "#F781BF",
          "#999999", "#66C2A5", "#FC8D62", "#8DA0CB", "#E78AC3", "#A6D854", "#FFD92F", "#E5C494", "#B3B3B3", 
          "#8DD3C7", "#FFFFB3", "#BEBADA", "#FB8072", "#80B1D3", "#FDB462", "#B3DE69", "#FCCDE5",
          "#D9D9D9", "#BC80BD", "#CCEBC5", "#FFED6F")


## code

targetmatvec=unlist(targetmat)+1
yrange=range(targetmatvec[targetmatvec>0]);
# yrange[1]=1; # set the minimum value to 1
for(i in 1:length(targetmat)){
  vali=targetmat[[i]]+1;
  if(i==1){
    plot(1:length(vali),vali,type='b',las=1,pch=20,main=paste('sgRNAs in',targetgene),ylab='Read counts',xlab='Samples',xlim=c(0.7,length(vali)+0.3),ylim = yrange,col=colors[(i %% length(colors))],xaxt='n',log='y')
    axis(1,at=1:length(vali),labels=(collabel),las=2)
    # lines(0:100,rep(1,101),col='black');
  }else{
    lines(1:length(vali),vali,type='b',pch=20,col=colors[(i %% length(colors))])
  }
}




# parameters
# Do not modify the variables beginning with "__"
targetmat=list(c(1128.1170269678769,1382.6562120054189),c(1742.926306446514,2082.7877470733315),c(1290.519478150913,1427.1912060999755),c(2005.863608361906,2340.6764338069265),c(1204.4848462741854,1368.156446486261),c(2822.7092705622968,3273.839914718449))
targetgene="PROM1"
collabel=c("S33_MNSC505_F1","S34_MNSC505_F2")

# set up color using RColorBrewer
#library(RColorBrewer)
#colors <- brewer.pal(length(targetgenelist), "Set1")

colors=c( "#E41A1C", "#377EB8", "#4DAF4A", "#984EA3", "#FF7F00",  "#A65628", "#F781BF",
          "#999999", "#66C2A5", "#FC8D62", "#8DA0CB", "#E78AC3", "#A6D854", "#FFD92F", "#E5C494", "#B3B3B3", 
          "#8DD3C7", "#FFFFB3", "#BEBADA", "#FB8072", "#80B1D3", "#FDB462", "#B3DE69", "#FCCDE5",
          "#D9D9D9", "#BC80BD", "#CCEBC5", "#FFED6F")


## code

targetmatvec=unlist(targetmat)+1
yrange=range(targetmatvec[targetmatvec>0]);
# yrange[1]=1; # set the minimum value to 1
for(i in 1:length(targetmat)){
  vali=targetmat[[i]]+1;
  if(i==1){
    plot(1:length(vali),vali,type='b',las=1,pch=20,main=paste('sgRNAs in',targetgene),ylab='Read counts',xlab='Samples',xlim=c(0.7,length(vali)+0.3),ylim = yrange,col=colors[(i %% length(colors))],xaxt='n',log='y')
    axis(1,at=1:length(vali),labels=(collabel),las=2)
    # lines(0:100,rep(1,101),col='black');
  }else{
    lines(1:length(vali),vali,type='b',pch=20,col=colors[(i %% length(colors))])
  }
}




# parameters
# Do not modify the variables beginning with "__"
targetmat=list(c(2457.3037554004654,829.5937272032514),c(2938.7110214073227,931.092085837357),c(2887.476914784103,910.3781350957029),c(1732.2928126190534,921.7708080036126),c(2267.8342290202563,790.2372207941083),c(4205.063468132189,1401.2987676729078))
targetgene="mKate2"
collabel=c("S33_MNSC505_F1","S34_MNSC505_F2")

# set up color using RColorBrewer
#library(RColorBrewer)
#colors <- brewer.pal(length(targetgenelist), "Set1")

colors=c( "#E41A1C", "#377EB8", "#4DAF4A", "#984EA3", "#FF7F00",  "#A65628", "#F781BF",
          "#999999", "#66C2A5", "#FC8D62", "#8DA0CB", "#E78AC3", "#A6D854", "#FFD92F", "#E5C494", "#B3B3B3", 
          "#8DD3C7", "#FFFFB3", "#BEBADA", "#FB8072", "#80B1D3", "#FDB462", "#B3DE69", "#FCCDE5",
          "#D9D9D9", "#BC80BD", "#CCEBC5", "#FFED6F")


## code

targetmatvec=unlist(targetmat)+1
yrange=range(targetmatvec[targetmatvec>0]);
# yrange[1]=1; # set the minimum value to 1
for(i in 1:length(targetmat)){
  vali=targetmat[[i]]+1;
  if(i==1){
    plot(1:length(vali),vali,type='b',las=1,pch=20,main=paste('sgRNAs in',targetgene),ylab='Read counts',xlab='Samples',xlim=c(0.7,length(vali)+0.3),ylim = yrange,col=colors[(i %% length(colors))],xaxt='n',log='y')
    axis(1,at=1:length(vali),labels=(collabel),las=2)
    # lines(0:100,rep(1,101),col='black');
  }else{
    lines(1:length(vali),vali,type='b',pch=20,col=colors[(i %% length(colors))])
  }
}




# parameters
# Do not modify the variables beginning with "__"
targetmat=list(c(2988.0117655164586,995.3053331364852),c(4073.5948171744926,1358.8351686525166),c(3415.284881128971,1292.550526279223),c(1497.389267157876,614.1686394900476),c(5126.310706093102,1766.8999982631046),c(2118.965315435806,801.6298937020182))
targetgene="KRT20"
collabel=c("S33_MNSC505_F1","S34_MNSC505_F2")

# set up color using RColorBrewer
#library(RColorBrewer)
#colors <- brewer.pal(length(targetgenelist), "Set1")

colors=c( "#E41A1C", "#377EB8", "#4DAF4A", "#984EA3", "#FF7F00",  "#A65628", "#F781BF",
          "#999999", "#66C2A5", "#FC8D62", "#8DA0CB", "#E78AC3", "#A6D854", "#FFD92F", "#E5C494", "#B3B3B3", 
          "#8DD3C7", "#FFFFB3", "#BEBADA", "#FB8072", "#80B1D3", "#FDB462", "#B3DE69", "#FCCDE5",
          "#D9D9D9", "#BC80BD", "#CCEBC5", "#FFED6F")


## code

targetmatvec=unlist(targetmat)+1
yrange=range(targetmatvec[targetmatvec>0]);
# yrange[1]=1; # set the minimum value to 1
for(i in 1:length(targetmat)){
  vali=targetmat[[i]]+1;
  if(i==1){
    plot(1:length(vali),vali,type='b',las=1,pch=20,main=paste('sgRNAs in',targetgene),ylab='Read counts',xlab='Samples',xlim=c(0.7,length(vali)+0.3),ylim = yrange,col=colors[(i %% length(colors))],xaxt='n',log='y')
    axis(1,at=1:length(vali),labels=(collabel),las=2)
    # lines(0:100,rep(1,101),col='black');
  }else{
    lines(1:length(vali),vali,type='b',pch=20,col=colors[(i %% length(colors))])
  }
}



dev.off()
Sweave("S5A_c0_t1_summary.Rnw");
library(tools);

texi2dvi("S5A_c0_t1_summary.tex",pdf=TRUE);
